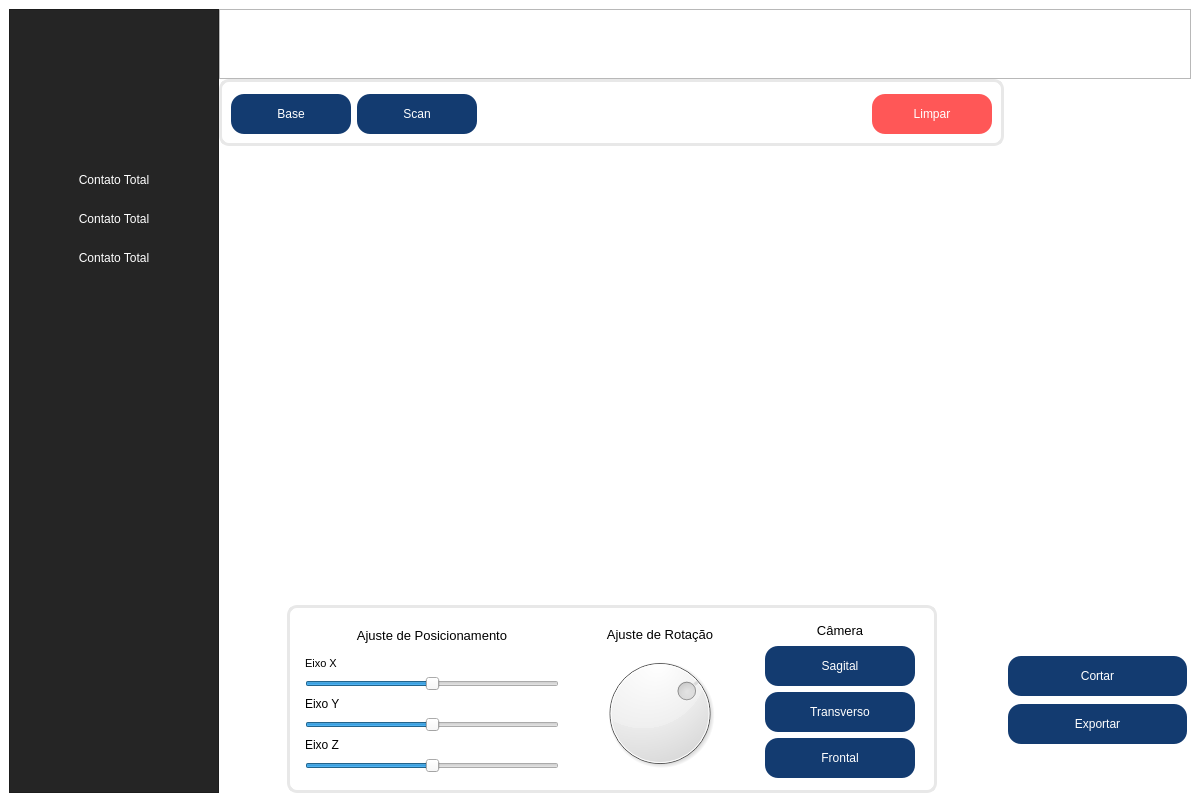
<?xml version="1.0" encoding="UTF-8"?>
<ui version="4.0">
 <class>MainWindow</class>
 <widget class="QMainWindow" name="MainWindow">
  <property name="geometry">
   <rect>
    <x>0</x>
    <y>0</y>
    <width>1200</width>
    <height>802</height>
   </rect>
  </property>
  <property name="windowTitle">
   <string>MainWindow</string>
  </property>
  <property name="autoFillBackground">
   <bool>false</bool>
  </property>
  <property name="styleSheet">
   <string notr="true">QMainWindow{
	background-color: white;
}</string>
  </property>
  <widget class="QWidget" name="centralwidget">
   <layout class="QHBoxLayout" name="horizontalLayout" stretch="1,1">
    <property name="spacing">
     <number>0</number>
    </property>
    <item>
     <widget class="QFrame" name="sideBar">
      <property name="sizePolicy">
       <sizepolicy hsizetype="Fixed" vsizetype="Preferred">
        <horstretch>0</horstretch>
        <verstretch>0</verstretch>
       </sizepolicy>
      </property>
      <property name="minimumSize">
       <size>
        <width>0</width>
        <height>0</height>
       </size>
      </property>
      <property name="styleSheet">
       <string notr="true">QFrame {
    background-color: #252525;
}</string>
      </property>
      <property name="frameShape">
       <enum>QFrame::StyledPanel</enum>
      </property>
      <property name="frameShadow">
       <enum>QFrame::Raised</enum>
      </property>
      <layout class="QVBoxLayout" name="verticalLayout_3">
       <property name="spacing">
        <number>9</number>
       </property>
       <property name="topMargin">
        <number>26</number>
       </property>
       <item>
        <widget class="QLabel" name="label_6">
         <property name="sizePolicy">
          <sizepolicy hsizetype="Expanding" vsizetype="Expanding">
           <horstretch>0</horstretch>
           <verstretch>0</verstretch>
          </sizepolicy>
         </property>
         <property name="minimumSize">
          <size>
           <width>190</width>
           <height>0</height>
          </size>
         </property>
         <property name="maximumSize">
          <size>
           <width>0</width>
           <height>80</height>
          </size>
         </property>
         <property name="baseSize">
          <size>
           <width>0</width>
           <height>0</height>
          </size>
         </property>
         <property name="autoFillBackground">
          <bool>false</bool>
         </property>
         <property name="text">
          <string/>
         </property>
         <property name="pixmap">
          <pixmap resource="resources/resources.qrc">:/icons/logo_resized.png</pixmap>
         </property>
         <property name="scaledContents">
          <bool>false</bool>
         </property>
         <property name="alignment">
          <set>Qt::AlignCenter</set>
         </property>
        </widget>
       </item>
       <item>
        <spacer name="verticalSpacer_3">
         <property name="orientation">
          <enum>Qt::Vertical</enum>
         </property>
         <property name="sizeType">
          <enum>QSizePolicy::Fixed</enum>
         </property>
         <property name="sizeHint" stdset="0">
          <size>
           <width>20</width>
           <height>40</height>
          </size>
         </property>
        </spacer>
       </item>
       <item>
        <widget class="QPushButton" name="pushButton">
         <property name="minimumSize">
          <size>
           <width>0</width>
           <height>30</height>
          </size>
         </property>
         <property name="styleSheet">
          <string notr="true">QPushButton {
	font: 12pt &quot;Bernard MT Condensed&quot;;
	border: none;
	background-color: #252525;
	color: white;
}

QPushButton:hover {
	background-color: #00adef;
	color:white;
}

QPushButton:pressed {
	background-color: #00adef;
}</string>
         </property>
         <property name="text">
          <string>Contato Total</string>
         </property>
         <property name="icon">
          <iconset resource="resources/resources.qrc">
           <normaloff>:/icons/icons/chart.svg</normaloff>:/icons/icons/chart.svg</iconset>
         </property>
        </widget>
       </item>
       <item>
        <widget class="QPushButton" name="pushButton_2">
         <property name="minimumSize">
          <size>
           <width>0</width>
           <height>30</height>
          </size>
         </property>
         <property name="styleSheet">
          <string notr="true">QPushButton {
	font: 12pt &quot;Bernard MT Condensed&quot;;
	border: none;
	background-color: #252525;
	color: white;
}

QPushButton:hover {
	background-color: #00adef;
	color:white;
}

QPushButton:pressed {
	background-color: #00adef;
}</string>
         </property>
         <property name="text">
          <string>Contato Total</string>
         </property>
         <property name="icon">
          <iconset resource="resources/resources.qrc">
           <normaloff>:/icons/icons/chart.svg</normaloff>:/icons/icons/chart.svg</iconset>
         </property>
        </widget>
       </item>
       <item>
        <widget class="QPushButton" name="pushButton_3">
         <property name="minimumSize">
          <size>
           <width>0</width>
           <height>30</height>
          </size>
         </property>
         <property name="styleSheet">
          <string notr="true">QPushButton {
	font: 12pt &quot;Bernard MT Condensed&quot;;
	border: none;
	background-color: #252525;
	color: white;
}

QPushButton:hover {
	background-color: #00adef;
	color:white;
}

QPushButton:pressed {
	background-color: #00adef;
}</string>
         </property>
         <property name="text">
          <string>Contato Total</string>
         </property>
         <property name="icon">
          <iconset resource="resources/resources.qrc">
           <normaloff>:/icons/icons/chart.svg</normaloff>:/icons/icons/chart.svg</iconset>
         </property>
        </widget>
       </item>
       <item>
        <spacer name="verticalSpacer_4">
         <property name="orientation">
          <enum>Qt::Vertical</enum>
         </property>
         <property name="sizeHint" stdset="0">
          <size>
           <width>20</width>
           <height>40</height>
          </size>
         </property>
        </spacer>
       </item>
      </layout>
     </widget>
    </item>
    <item>
     <layout class="QVBoxLayout" name="verticalLayout_6" stretch="0,0">
      <property name="spacing">
       <number>0</number>
      </property>
      <item>
       <widget class="QFrame" name="headerBar">
        <property name="sizePolicy">
         <sizepolicy hsizetype="Expanding" vsizetype="Fixed">
          <horstretch>0</horstretch>
          <verstretch>0</verstretch>
         </sizepolicy>
        </property>
        <property name="minimumSize">
         <size>
          <width>0</width>
          <height>70</height>
         </size>
        </property>
        <property name="sizeIncrement">
         <size>
          <width>0</width>
          <height>100</height>
         </size>
        </property>
        <property name="styleSheet">
         <string notr="true">QFrame {
     background-color: qlineargradient(
        x1: 0, y1: 0, /* Ponto inicial (canto superior esquerdo) */
        x2: 1, y2: 1, /* Ponto final (canto inferior direito) */
        stop: 0 #00adef, /* Cor inicial */
        stop: 1 #3871c1  /* Cor final */
    );
}</string>
        </property>
        <property name="frameShape">
         <enum>QFrame::StyledPanel</enum>
        </property>
        <property name="frameShadow">
         <enum>QFrame::Raised</enum>
        </property>
       </widget>
      </item>
      <item>
       <layout class="QHBoxLayout" name="horizontalLayout_5">
        <property name="sizeConstraint">
         <enum>QLayout::SetMaximumSize</enum>
        </property>
        <item>
         <layout class="QVBoxLayout" name="verticalLayout" stretch="1,5,1">
          <item>
           <layout class="QHBoxLayout" name="loadToolsContainer">
            <item>
             <widget class="QGroupBox" name="loadToolsCard">
              <property name="sizePolicy">
               <sizepolicy hsizetype="Expanding" vsizetype="Fixed">
                <horstretch>0</horstretch>
                <verstretch>0</verstretch>
               </sizepolicy>
              </property>
              <property name="minimumSize">
               <size>
                <width>650</width>
                <height>0</height>
               </size>
              </property>
              <property name="autoFillBackground">
               <bool>false</bool>
              </property>
              <property name="styleSheet">
               <string notr="true">QGroupBox {
    border: 3px solid #e8e8e8; /* Borda de 3px com cor #e8e8e8 */
    border-radius: 10px;       /* Cantos arredondados (10px de raio) */
    background-color: white;   /* Fundo branco */
}</string>
              </property>
              <property name="title">
               <string/>
              </property>
              <layout class="QHBoxLayout" name="horizontalLayout_2">
               <item>
                <widget class="QPushButton" name="loadBaseButton">
                 <property name="minimumSize">
                  <size>
                   <width>120</width>
                   <height>40</height>
                  </size>
                 </property>
                 <property name="styleSheet">
                  <string notr="true">QPushButton {
	font: 12pt &quot;Bernard MT Condensed&quot;;
	border: none;
	background-color: #133b70;
	color: white;
	border-radius: 13;
}
</string>
                 </property>
                 <property name="text">
                  <string>Base</string>
                 </property>
                 <property name="icon">
                  <iconset resource="resources/resources.qrc">
                   <normaloff>:/icons/icons/cloud-arrow-up-solid.svg</normaloff>:/icons/icons/cloud-arrow-up-solid.svg</iconset>
                 </property>
                 <property name="iconSize">
                  <size>
                   <width>30</width>
                   <height>30</height>
                  </size>
                 </property>
                </widget>
               </item>
               <item>
                <widget class="QPushButton" name="loadScanButton">
                 <property name="minimumSize">
                  <size>
                   <width>120</width>
                   <height>40</height>
                  </size>
                 </property>
                 <property name="styleSheet">
                  <string notr="true">QPushButton {
	font: 12pt &quot;Bernard MT Condensed&quot;;
	border: none;
	background-color: #133b70;
	color: white;
	border-radius: 13;
}
</string>
                 </property>
                 <property name="text">
                  <string>Scan</string>
                 </property>
                 <property name="icon">
                  <iconset resource="resources/resources.qrc">
                   <normaloff>:/icons/icons/cloud-arrow-up-solid.svg</normaloff>:/icons/icons/cloud-arrow-up-solid.svg</iconset>
                 </property>
                 <property name="iconSize">
                  <size>
                   <width>30</width>
                   <height>30</height>
                  </size>
                 </property>
                </widget>
               </item>
               <item>
                <spacer name="horizontalSpacer">
                 <property name="orientation">
                  <enum>Qt::Horizontal</enum>
                 </property>
                 <property name="sizeHint" stdset="0">
                  <size>
                   <width>40</width>
                   <height>20</height>
                  </size>
                 </property>
                </spacer>
               </item>
               <item>
                <widget class="QPushButton" name="cleanButton">
                 <property name="minimumSize">
                  <size>
                   <width>120</width>
                   <height>40</height>
                  </size>
                 </property>
                 <property name="styleSheet">
                  <string notr="true">QPushButton {
	font: 12pt &quot;Bernard MT Condensed&quot;;
	border: none;
	background-color: #ff5757;
	color: white;
	border-radius: 13;
}
</string>
                 </property>
                 <property name="text">
                  <string>Limpar</string>
                 </property>
                 <property name="icon">
                  <iconset resource="resources/resources.qrc">
                   <normaloff>:/icons/icons/trash-can-solid.svg</normaloff>:/icons/icons/trash-can-solid.svg</iconset>
                 </property>
                 <property name="iconSize">
                  <size>
                   <width>30</width>
                   <height>30</height>
                  </size>
                 </property>
                </widget>
               </item>
              </layout>
              <zorder>loadScanButton</zorder>
              <zorder>cleanButton</zorder>
              <zorder>loadBaseButton</zorder>
             </widget>
            </item>
           </layout>
          </item>
          <item>
           <widget class="QWidget" name="pyvistaWidget" native="true">
            <property name="sizePolicy">
             <sizepolicy hsizetype="Expanding" vsizetype="Preferred">
              <horstretch>0</horstretch>
              <verstretch>0</verstretch>
             </sizepolicy>
            </property>
            <property name="minimumSize">
             <size>
              <width>0</width>
              <height>0</height>
             </size>
            </property>
            <property name="styleSheet">
             <string notr="true">border: 2px</string>
            </property>
           </widget>
          </item>
          <item>
           <layout class="QHBoxLayout" name="navigationContainer">
            <item>
             <spacer name="horizontalSpacer_3">
              <property name="orientation">
               <enum>Qt::Horizontal</enum>
              </property>
              <property name="sizeHint" stdset="0">
               <size>
                <width>40</width>
                <height>20</height>
               </size>
              </property>
             </spacer>
            </item>
            <item>
             <widget class="QGroupBox" name="navigationCard">
              <property name="sizePolicy">
               <sizepolicy hsizetype="Fixed" vsizetype="Preferred">
                <horstretch>0</horstretch>
                <verstretch>0</verstretch>
               </sizepolicy>
              </property>
              <property name="minimumSize">
               <size>
                <width>650</width>
                <height>0</height>
               </size>
              </property>
              <property name="maximumSize">
               <size>
                <width>650</width>
                <height>16777215</height>
               </size>
              </property>
              <property name="autoFillBackground">
               <bool>false</bool>
              </property>
              <property name="styleSheet">
               <string notr="true">QGroupBox {
    border: 3px solid #e8e8e8; /* Borda de 3px com cor #e8e8e8 */
    border-radius: 10px;       /* Cantos arredondados (10px de raio) */
    background-color: white;   /* Fundo branco */
}</string>
              </property>
              <property name="title">
               <string/>
              </property>
              <property name="alignment">
               <set>Qt::AlignCenter</set>
              </property>
              <layout class="QHBoxLayout" name="horizontalLayout_3" stretch="3,2,2">
               <item>
                <layout class="QVBoxLayout" name="SlidersContainer">
                 <property name="leftMargin">
                  <number>6</number>
                 </property>
                 <property name="topMargin">
                  <number>8</number>
                 </property>
                 <property name="rightMargin">
                  <number>6</number>
                 </property>
                 <property name="bottomMargin">
                  <number>8</number>
                 </property>
                 <item>
                  <widget class="QLabel" name="label_4">
                   <property name="sizePolicy">
                    <sizepolicy hsizetype="Expanding" vsizetype="Preferred">
                     <horstretch>0</horstretch>
                     <verstretch>0</verstretch>
                    </sizepolicy>
                   </property>
                   <property name="maximumSize">
                    <size>
                     <width>16777215</width>
                     <height>20</height>
                    </size>
                   </property>
                   <property name="font">
                    <font>
                     <pointsize>10</pointsize>
                    </font>
                   </property>
                   <property name="text">
                    <string>Ajuste de Posicionamento</string>
                   </property>
                   <property name="alignment">
                    <set>Qt::AlignCenter</set>
                   </property>
                  </widget>
                 </item>
                 <item>
                  <spacer name="verticalSpacer_5">
                   <property name="orientation">
                    <enum>Qt::Vertical</enum>
                   </property>
                   <property name="sizeType">
                    <enum>QSizePolicy::Fixed</enum>
                   </property>
                   <property name="sizeHint" stdset="0">
                    <size>
                     <width>20</width>
                     <height>8</height>
                    </size>
                   </property>
                  </spacer>
                 </item>
                 <item>
                  <widget class="QLabel" name="label">
                   <property name="sizePolicy">
                    <sizepolicy hsizetype="Expanding" vsizetype="Preferred">
                     <horstretch>0</horstretch>
                     <verstretch>0</verstretch>
                    </sizepolicy>
                   </property>
                   <property name="font">
                    <font>
                     <pointsize>8</pointsize>
                    </font>
                   </property>
                   <property name="text">
                    <string>Eixo X</string>
                   </property>
                  </widget>
                 </item>
                 <item>
                  <widget class="QSlider" name="panX">
                   <property name="maximumSize">
                    <size>
                     <width>300</width>
                     <height>16777215</height>
                    </size>
                   </property>
                   <property name="minimum">
                    <number>-500</number>
                   </property>
                   <property name="maximum">
                    <number>500</number>
                   </property>
                   <property name="orientation">
                    <enum>Qt::Horizontal</enum>
                   </property>
                  </widget>
                 </item>
                 <item>
                  <widget class="QLabel" name="label_2">
                   <property name="sizePolicy">
                    <sizepolicy hsizetype="Expanding" vsizetype="Preferred">
                     <horstretch>0</horstretch>
                     <verstretch>0</verstretch>
                    </sizepolicy>
                   </property>
                   <property name="text">
                    <string>Eixo Y</string>
                   </property>
                  </widget>
                 </item>
                 <item>
                  <widget class="QSlider" name="panY">
                   <property name="maximumSize">
                    <size>
                     <width>300</width>
                     <height>16777215</height>
                    </size>
                   </property>
                   <property name="minimum">
                    <number>-500</number>
                   </property>
                   <property name="maximum">
                    <number>500</number>
                   </property>
                   <property name="orientation">
                    <enum>Qt::Horizontal</enum>
                   </property>
                  </widget>
                 </item>
                 <item>
                  <widget class="QLabel" name="label_3">
                   <property name="sizePolicy">
                    <sizepolicy hsizetype="Expanding" vsizetype="Preferred">
                     <horstretch>0</horstretch>
                     <verstretch>0</verstretch>
                    </sizepolicy>
                   </property>
                   <property name="text">
                    <string>Eixo Z</string>
                   </property>
                  </widget>
                 </item>
                 <item>
                  <widget class="QSlider" name="panZ">
                   <property name="maximumSize">
                    <size>
                     <width>300</width>
                     <height>16777215</height>
                    </size>
                   </property>
                   <property name="minimum">
                    <number>-100</number>
                   </property>
                   <property name="maximum">
                    <number>100</number>
                   </property>
                   <property name="orientation">
                    <enum>Qt::Horizontal</enum>
                   </property>
                  </widget>
                 </item>
                </layout>
               </item>
               <item>
                <layout class="QVBoxLayout" name="DialContainer">
                 <property name="leftMargin">
                  <number>6</number>
                 </property>
                 <property name="topMargin">
                  <number>4</number>
                 </property>
                 <property name="rightMargin">
                  <number>6</number>
                 </property>
                 <property name="bottomMargin">
                  <number>4</number>
                 </property>
                 <item>
                  <widget class="QLabel" name="OrbitLabel">
                   <property name="minimumSize">
                    <size>
                     <width>120</width>
                     <height>0</height>
                    </size>
                   </property>
                   <property name="maximumSize">
                    <size>
                     <width>5000</width>
                     <height>20</height>
                    </size>
                   </property>
                   <property name="font">
                    <font>
                     <pointsize>10</pointsize>
                    </font>
                   </property>
                   <property name="text">
                    <string>Ajuste de Rotação</string>
                   </property>
                   <property name="alignment">
                    <set>Qt::AlignCenter</set>
                   </property>
                  </widget>
                 </item>
                 <item>
                  <widget class="QDial" name="orbitZ">
                   <property name="minimumSize">
                    <size>
                     <width>100</width>
                     <height>100</height>
                    </size>
                   </property>
                   <property name="minimum">
                    <number>-180</number>
                   </property>
                   <property name="maximum">
                    <number>90</number>
                   </property>
                  </widget>
                 </item>
                </layout>
               </item>
               <item>
                <layout class="QVBoxLayout" name="CamButContainer">
                 <property name="leftMargin">
                  <number>10</number>
                 </property>
                 <property name="rightMargin">
                  <number>10</number>
                 </property>
                 <item>
                  <widget class="QLabel" name="camLabel">
                   <property name="maximumSize">
                    <size>
                     <width>16777215</width>
                     <height>20</height>
                    </size>
                   </property>
                   <property name="font">
                    <font>
                     <pointsize>10</pointsize>
                    </font>
                   </property>
                   <property name="text">
                    <string>Câmera</string>
                   </property>
                   <property name="alignment">
                    <set>Qt::AlignCenter</set>
                   </property>
                  </widget>
                 </item>
                 <item>
                  <widget class="QPushButton" name="latCam">
                   <property name="sizePolicy">
                    <sizepolicy hsizetype="Minimum" vsizetype="Fixed">
                     <horstretch>0</horstretch>
                     <verstretch>0</verstretch>
                    </sizepolicy>
                   </property>
                   <property name="minimumSize">
                    <size>
                     <width>120</width>
                     <height>40</height>
                    </size>
                   </property>
                   <property name="maximumSize">
                    <size>
                     <width>150</width>
                     <height>16777215</height>
                    </size>
                   </property>
                   <property name="baseSize">
                    <size>
                     <width>0</width>
                     <height>0</height>
                    </size>
                   </property>
                   <property name="styleSheet">
                    <string notr="true">QPushButton {
	font: 12pt &quot;Bernard MT Condensed&quot;;
	border: none;
	background-color: #133b70;
	color: white;
	border-radius: 13;
}
</string>
                   </property>
                   <property name="text">
                    <string>Sagital</string>
                   </property>
                   <property name="icon">
                    <iconset resource="resources/resources.qrc">
                     <normaloff>:/icons/icons/cloud-arrow-up-solid.svg</normaloff>:/icons/icons/cloud-arrow-up-solid.svg</iconset>
                   </property>
                   <property name="iconSize">
                    <size>
                     <width>30</width>
                     <height>30</height>
                    </size>
                   </property>
                  </widget>
                 </item>
                 <item>
                  <widget class="QPushButton" name="topCam">
                   <property name="minimumSize">
                    <size>
                     <width>120</width>
                     <height>40</height>
                    </size>
                   </property>
                   <property name="maximumSize">
                    <size>
                     <width>150</width>
                     <height>16777215</height>
                    </size>
                   </property>
                   <property name="styleSheet">
                    <string notr="true">QPushButton {
	font: 12pt &quot;Bernard MT Condensed&quot;;
	border: none;
	background-color: #133b70;
	color: white;
	border-radius: 13;
}
</string>
                   </property>
                   <property name="text">
                    <string>Transverso</string>
                   </property>
                   <property name="icon">
                    <iconset resource="resources/resources.qrc">
                     <normaloff>:/icons/icons/cloud-arrow-up-solid.svg</normaloff>:/icons/icons/cloud-arrow-up-solid.svg</iconset>
                   </property>
                   <property name="iconSize">
                    <size>
                     <width>30</width>
                     <height>30</height>
                    </size>
                   </property>
                  </widget>
                 </item>
                 <item>
                  <widget class="QPushButton" name="frontCam">
                   <property name="minimumSize">
                    <size>
                     <width>120</width>
                     <height>40</height>
                    </size>
                   </property>
                   <property name="maximumSize">
                    <size>
                     <width>150</width>
                     <height>16777215</height>
                    </size>
                   </property>
                   <property name="styleSheet">
                    <string notr="true">QPushButton {
	font: 12pt &quot;Bernard MT Condensed&quot;;
	border: none;
	background-color: #133b70;
	color: white;
	border-radius: 13;
}
</string>
                   </property>
                   <property name="text">
                    <string>Frontal</string>
                   </property>
                   <property name="icon">
                    <iconset resource="resources/resources.qrc">
                     <normaloff>:/icons/icons/cloud-arrow-up-solid.svg</normaloff>:/icons/icons/cloud-arrow-up-solid.svg</iconset>
                   </property>
                   <property name="iconSize">
                    <size>
                     <width>30</width>
                     <height>30</height>
                    </size>
                   </property>
                  </widget>
                 </item>
                </layout>
               </item>
              </layout>
             </widget>
            </item>
            <item>
             <spacer name="horizontalSpacer_2">
              <property name="orientation">
               <enum>Qt::Horizontal</enum>
              </property>
              <property name="sizeType">
               <enum>QSizePolicy::Expanding</enum>
              </property>
              <property name="sizeHint" stdset="0">
               <size>
                <width>40</width>
                <height>20</height>
               </size>
              </property>
             </spacer>
            </item>
           </layout>
          </item>
         </layout>
        </item>
        <item>
         <widget class="QFrame" name="frame_2">
          <property name="sizePolicy">
           <sizepolicy hsizetype="Maximum" vsizetype="Preferred">
            <horstretch>0</horstretch>
            <verstretch>0</verstretch>
           </sizepolicy>
          </property>
          <property name="minimumSize">
           <size>
            <width>145</width>
            <height>0</height>
           </size>
          </property>
          <property name="sizeIncrement">
           <size>
            <width>100</width>
            <height>0</height>
           </size>
          </property>
          <property name="frameShape">
           <enum>QFrame::NoFrame</enum>
          </property>
          <property name="frameShadow">
           <enum>QFrame::Raised</enum>
          </property>
          <layout class="QVBoxLayout" name="verticalLayout_2">
           <property name="spacing">
            <number>8</number>
           </property>
           <property name="leftMargin">
            <number>4</number>
           </property>
           <property name="topMargin">
            <number>9</number>
           </property>
           <property name="rightMargin">
            <number>4</number>
           </property>
           <item>
            <spacer name="verticalSpacer_6">
             <property name="orientation">
              <enum>Qt::Vertical</enum>
             </property>
             <property name="sizeType">
              <enum>QSizePolicy::Fixed</enum>
             </property>
             <property name="sizeHint" stdset="0">
              <size>
               <width>20</width>
               <height>40</height>
              </size>
             </property>
            </spacer>
           </item>
           <item>
            <layout class="QVBoxLayout" name="verticalLayout_5">
             <item>
              <widget class="QLabel" name="lb_loaded_files">
               <property name="styleSheet">
                <string notr="true">            QLabel {
                background-color: qlineargradient(
                    spread: pad, x1: 0, y1: 0, x2: 1, y2: 0,
                    stop: 0 #007BFF, stop: 1 #00C6FF
                );
                color: white;
                font-size: 16px;
                font-weight: bold;
                padding: 8px;
                border-radius: 10px;
            }</string>
               </property>
               <property name="text">
                <string>Arquivos Carregados</string>
               </property>
               <property name="alignment">
                <set>Qt::AlignCenter</set>
               </property>
              </widget>
             </item>
             <item>
              <layout class="QVBoxLayout" name="filesInfoContainer">
               <property name="sizeConstraint">
                <enum>QLayout::SetMaximumSize</enum>
               </property>
              </layout>
             </item>
            </layout>
           </item>
           <item>
            <spacer name="verticalSpacer">
             <property name="orientation">
              <enum>Qt::Vertical</enum>
             </property>
             <property name="sizeType">
              <enum>QSizePolicy::Expanding</enum>
             </property>
             <property name="sizeHint" stdset="0">
              <size>
               <width>20</width>
               <height>500</height>
              </size>
             </property>
            </spacer>
           </item>
           <item>
            <layout class="QVBoxLayout" name="verticalLayout_4">
             <item>
              <widget class="QPushButton" name="cutButton">
               <property name="minimumSize">
                <size>
                 <width>0</width>
                 <height>40</height>
                </size>
               </property>
               <property name="styleSheet">
                <string notr="true">QPushButton:enabled {
	font: 12pt &quot;Bernard MT Condensed&quot;;
	border: none;
	background-color: #133b70;
	color: white;
	border-radius: 13;
}
QPushButton:disabled {
	font: 12pt &quot;Bernard MT Condensed&quot;;
	border: none;
	background-color: Gainsboro;
	color: DimGray;
	border-radius: 13;
}</string>
               </property>
               <property name="text">
                <string>Cortar</string>
               </property>
               <property name="icon">
                <iconset resource="resources/resources.qrc">
                 <normaloff>:/icons/icons/cloud-arrow-up-solid.svg</normaloff>:/icons/icons/cloud-arrow-up-solid.svg</iconset>
               </property>
               <property name="iconSize">
                <size>
                 <width>30</width>
                 <height>30</height>
                </size>
               </property>
              </widget>
             </item>
             <item>
              <widget class="QPushButton" name="exportButton">
               <property name="minimumSize">
                <size>
                 <width>0</width>
                 <height>40</height>
                </size>
               </property>
               <property name="styleSheet">
                <string notr="true">QPushButton:enabled {
	font: 12pt &quot;Bernard MT Condensed&quot;;
	border: none;
	background-color: #133b70;
	color: white;
	border-radius: 13;
}
QPushButton:disabled {
	font: 12pt &quot;Bernard MT Condensed&quot;;
	border: none;
	background-color: Gainsboro;
	color: DimGray;
	border-radius: 13;
}</string>
               </property>
               <property name="text">
                <string>Exportar</string>
               </property>
               <property name="icon">
                <iconset resource="resources/resources.qrc">
                 <normaloff>:/icons/icons/cloud-arrow-up-solid.svg</normaloff>:/icons/icons/cloud-arrow-up-solid.svg</iconset>
               </property>
               <property name="iconSize">
                <size>
                 <width>30</width>
                 <height>30</height>
                </size>
               </property>
              </widget>
             </item>
            </layout>
           </item>
           <item>
            <spacer name="verticalSpacer_2">
             <property name="orientation">
              <enum>Qt::Vertical</enum>
             </property>
             <property name="sizeType">
              <enum>QSizePolicy::Fixed</enum>
             </property>
             <property name="sizeHint" stdset="0">
              <size>
               <width>20</width>
               <height>40</height>
              </size>
             </property>
            </spacer>
           </item>
          </layout>
         </widget>
        </item>
       </layout>
      </item>
     </layout>
    </item>
   </layout>
  </widget>
 </widget>
 <resources>
  <include location="resources/resources.qrc"/>
 </resources>
 <connections/>
</ui>
